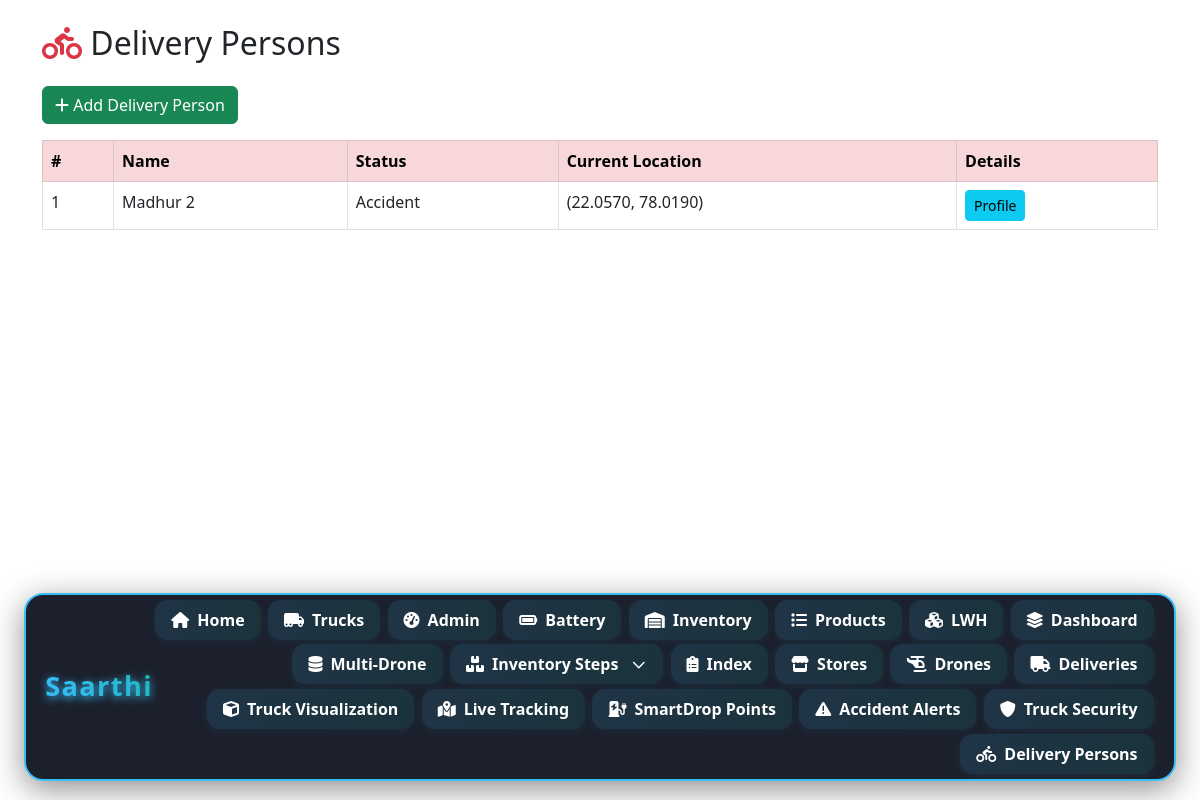
Screenshot of /drone/persons/ with the database file from the repository.
### inventory/models.py (models this page shows, shortened)
class DeliveryPerson(models.Model):
    STATUS_CHOICES = [
        ('active', 'Active'),
        ('inactive', 'Inactive'),
        ('accident', 'Accident'),
        ('offline', 'Offline'),
    ]
    name = models.CharField(max_length=100)
    current_lat = models.FloatField(null=True, blank=True)
    current_lng = models.FloatField(null=True, blank=True)
    velocity = models.FloatField(default=0)  # m/s
    accel = models.FloatField(default=0)     # m/s^2
    status = models.CharField(max_length=20, choices=STATUS_CHOICES, default='active')
    last_update = models.DateTimeField(auto_now=True)
    mimic_accident = models.BooleanField(default=False)  # <-- Add this line
    accident_flag = models.BooleanField(default=False)
    accident_time = models.DateTimeField(null=True, blank=True)

### inventory/views.py (the view)
# urls.py: path('persons/', views.person_list, name='person_list'),
def person_list(request):
    persons = DeliveryPerson.objects.all()
    return render(request, 'drone/person_list.html', {'persons': persons})

### templates/drone/person_list.html (shortened to what this page needs)
{% load static %}
<!DOCTYPE html>
<html>
<head>
    <link rel="stylesheet" href="https://cdn.jsdelivr.net/npm/bootstrap@5.3.0/dist/css/bootstrap.min.css"/>
</head>
<body class="container py-4">
    <h2 class="mb-4"><i class="fa-solid fa-person-biking text-danger"></i> Delivery Persons</h2>
    <a href="{% url 'add_person' %}" class="btn btn-success mb-3"><i class="fa-solid fa-plus"></i> Add Delivery Person</a>
    <table class="table table-bordered table-hover">
        <thead class="table-danger">
            <tr>
                <th>#</th>
                <th>Name</th>
                <th>Status</th>
                <th>Current Location</th>
                <th>Details</th>
            </tr>
        </thead>
        <tbody>
        {% for person in persons %}
            <tr>
                <td>{{ forloop.counter }}</td>
                <td>{{ person.name }}</td>
                <td>{{ person.get_status_display }}</td>
                <td>
                    {% if person.current_lat and person.current_lng %}
                        ({{ person.current_lat|floatformat:4 }}, {{ person.current_lng|floatformat:4 }})
                    {% else %}
                        <span class="text-muted">Unknown</span>
                    {% endif %}
                </td>
                <td>
                    <a href="{% url 'person_detail' person.id %}" class="btn btn-info btn-sm">Profile</a>
                </td>
            </tr>
        {% empty %}
            <tr>
                <td colspan="5" class="text-center text-muted">No delivery persons found.</td>
            </tr>
        {% endfor %}
        </tbody>
    </table>
    {% include "navbar.html" %}
</body>
</html>

### rows the page displays
DeliveryPerson: name "Madhur 2", status "Accident", current_lat "22.0570", current_lng "78.0190"
